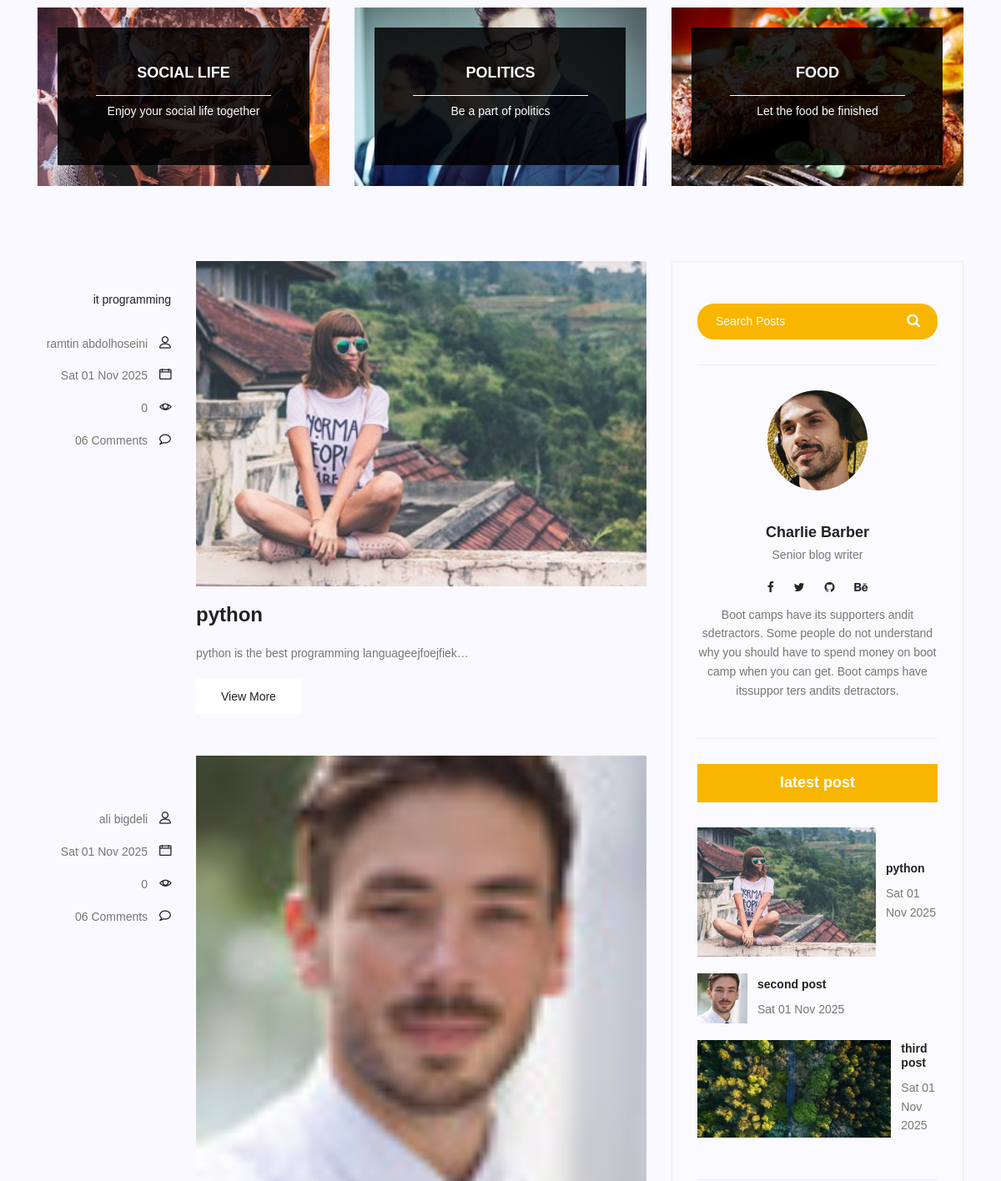
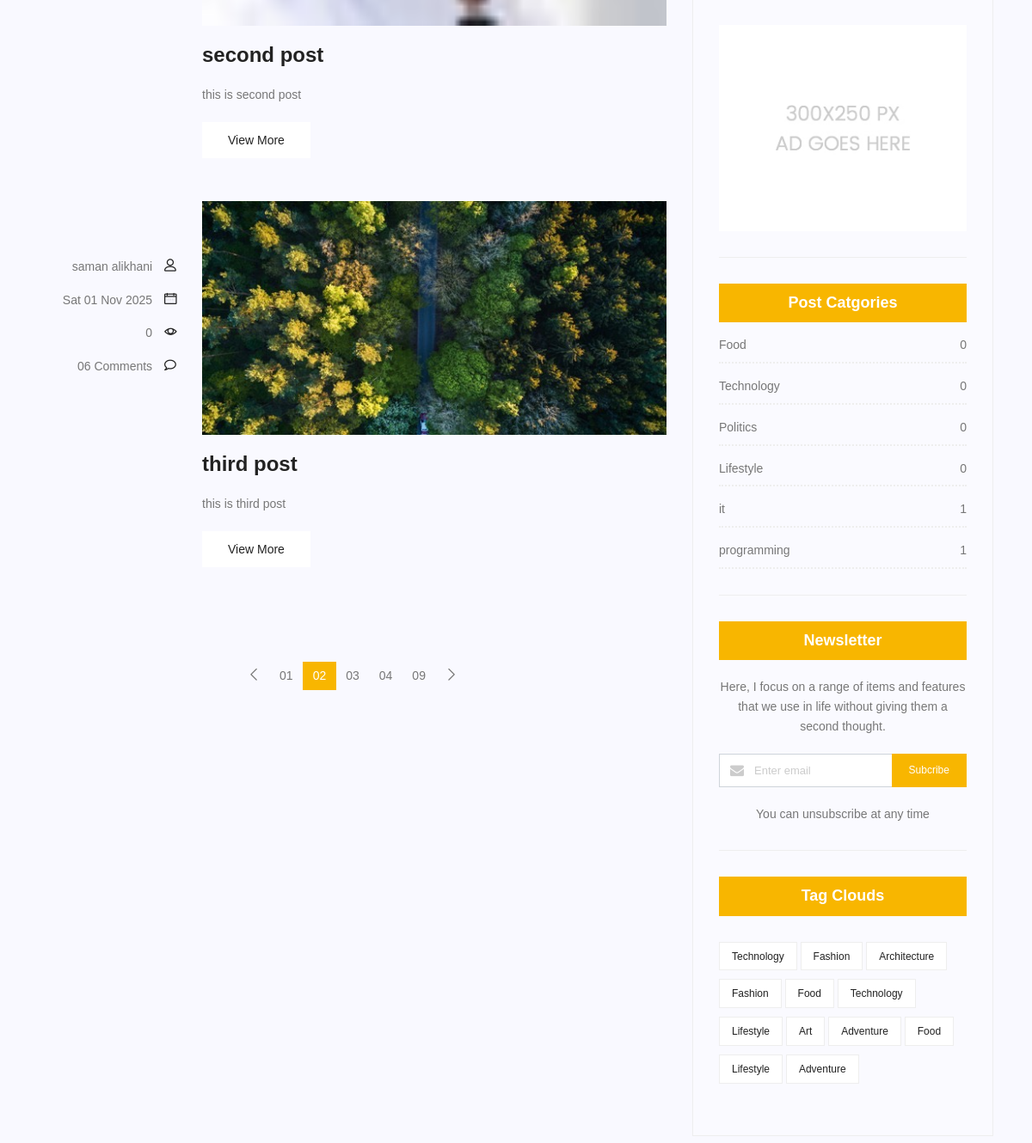
/blog/ (middle part), run on an earlier commit of the app's database (2 pictures, top to bottom).
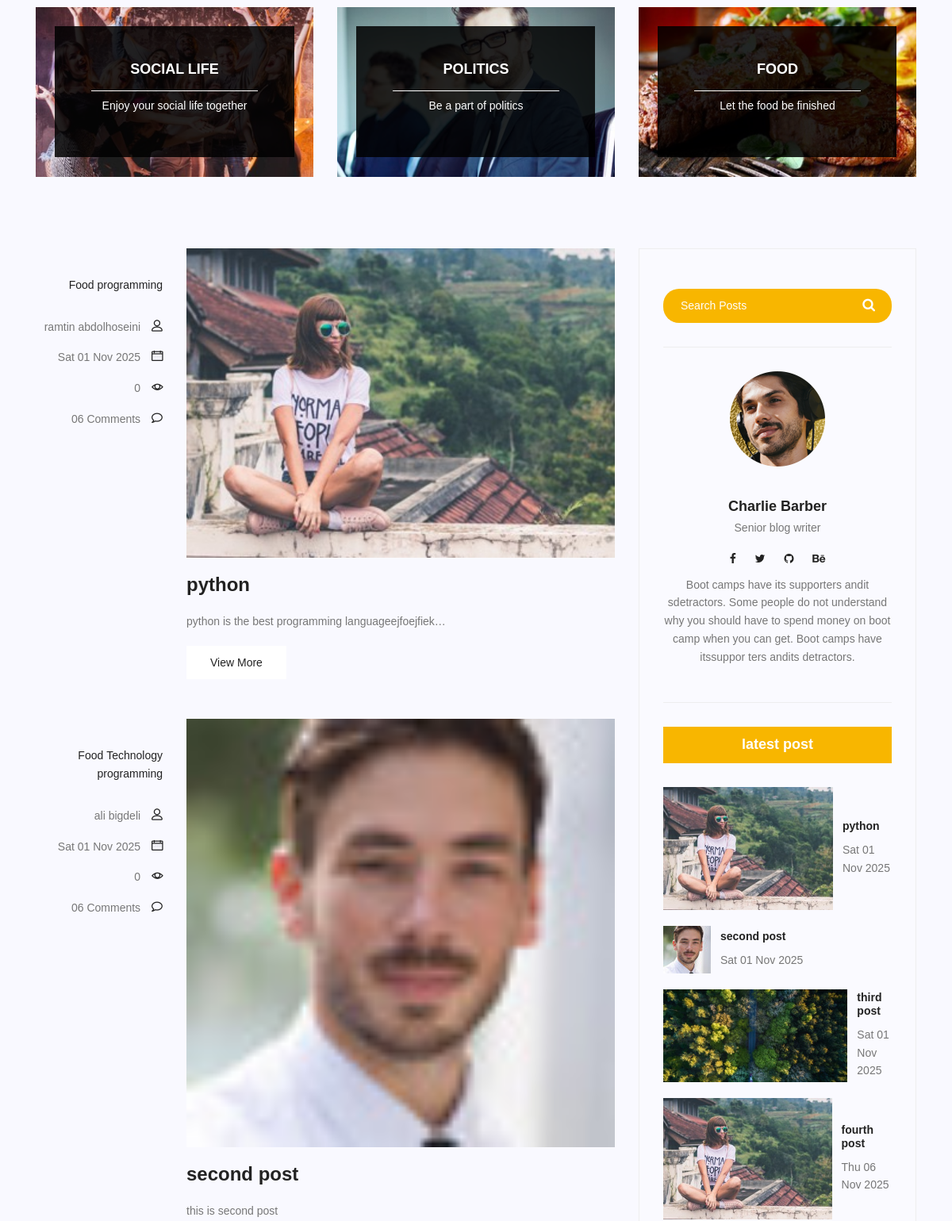
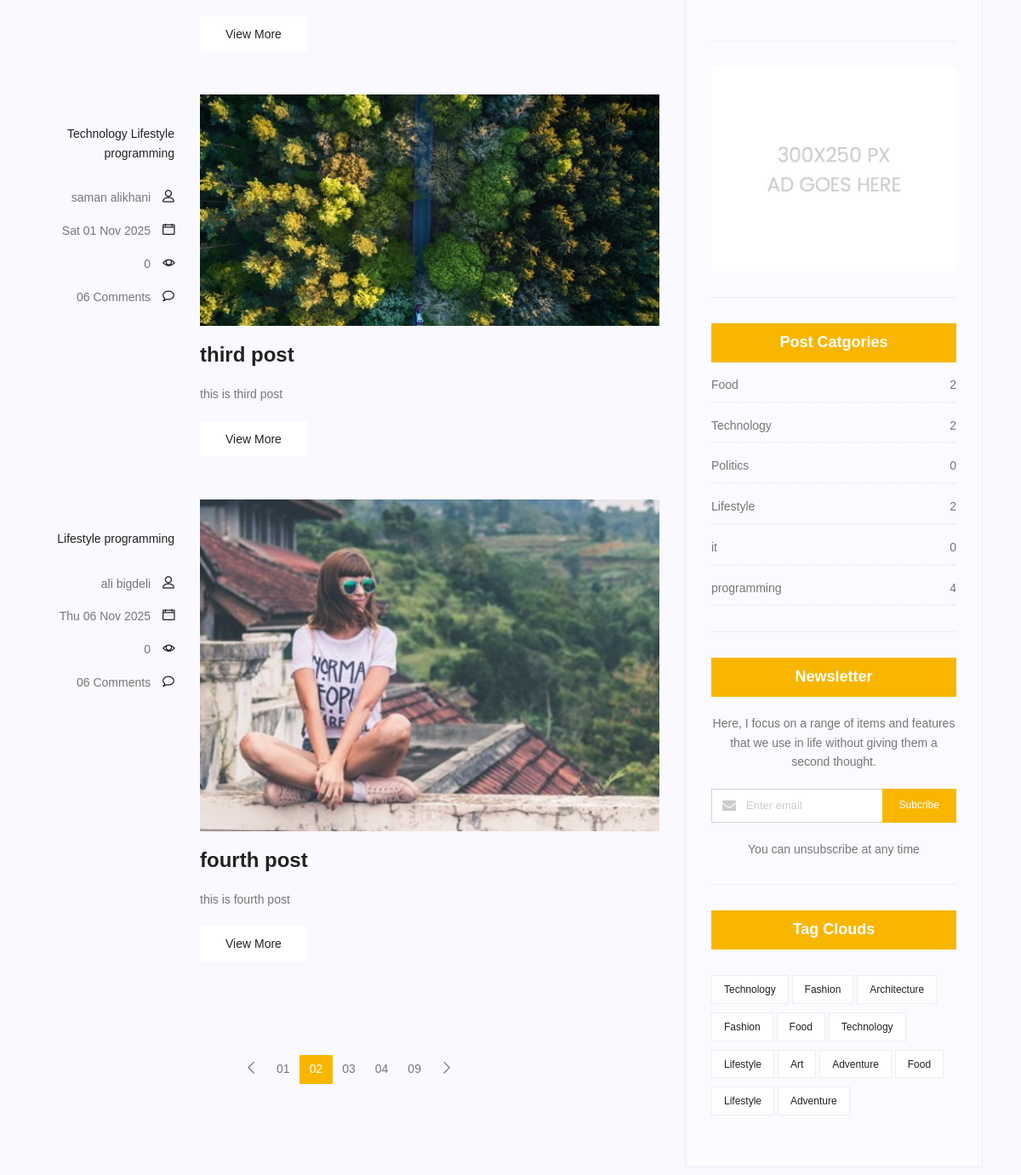
And on a later commit of the database (2 pictures, top to bottom).
### blog/models.py (models this page shows, shortened)
class Category(models.Model):
    name=models.CharField()
    def __str__(self):
        return self.name

class Post(models.Model):
    title=models.CharField()
    author=models.ForeignKey(User,on_delete=models.SET_NULL,null=True)
    image=models.ImageField(upload_to='blog',default='blog/default.jpg')
    content=models.TextField()
    published_date=models.DateTimeField(null=True)
    created_date=models.DateTimeField(auto_now_add=True)
    uploaded_date=models.DateTimeField(auto_now=True)
    status=models.BooleanField()
    category=models.ManyToManyField(Category)
    counted_view=models.IntegerField(default=0)
    class Meta():
        ordering=['created_date']

### blog/views.py (the view)
# urls.py: path('',blog_home,name='blog-home'),
def blog_home(request,name=None):
    if name!=None:
        posts=Post.objects.filter(status=1)
        posts=posts.filter(category__name=name)
    else:
        posts=Post.objects.filter(status=1)
    context={'posts':posts}
    return render(request,'blog/blog-home.html',context)

### blog/templatetags/blog_tags.py (called while the page is built)
@register.inclusion_tag('blog/popular-post.html')
def latestpost():
    posts=Post.objects.filter(status=1).order_by('published_date')[:4]
    return {'posts':posts}

@register.inclusion_tag('blog/post-category.html')
def category():
    cat={}
    categorys=Category.objects.all()
    posts=Post.objects.filter(status=1)
    for name in categorys:
        cat[name]=posts.filter(category=name).count()
    return {'catis':cat}

### template/blog/blog-home.html (shortened to what this page needs)
{% extends 'base.html' %}
{% load static %}
{% load blog_tags %}
{% block content %}
<section class="top-category-widget-area pt-90 pb-90 ">
	<div class="container">
		<div class="row">
			<div class="col-lg-4">
				<div class="single-cat-widget">
					<div class="content relative">
						<div class="overlay overlay-bg"></div>
						<a href="#" target="_blank">
							<div class="thumb">
								<img class="content-image img-fluid d-block mx-auto"
									src="{% static 'img/blog/cat-widget1.jpg' %}" alt="">
							</div>
							<div class="content-details">
								<h4 class="content-title mx-auto text-uppercase">Social life</h4>
								<span></span>
								<p>Enjoy your social life together</p>
							</div>
						</a>
					</div>
				</div>
			</div>
			<div class="col-lg-4">
				<div class="single-cat-widget">
					<div class="content relative">
						<div class="overlay overlay-bg"></div>
						<a href="#" target="_blank">
							<div class="thumb">
								<img class="content-image img-fluid d-block mx-auto"
									src="{% static 'img/blog/cat-widget2.jpg' %}" alt="">
							</div>
							<div class="content-details">
								<h4 class="content-title mx-auto text-uppercase">Politics</h4>
								<span></span>
								<p>Be a part of politics</p>
							</div>
						</a>
					</div>
				</div>
			</div>
			<div class="col-lg-4">
				<div class="single-cat-widget">
					<div class="content relative">
						<div class="overlay overlay-bg"></div>
						<a href="#" target="_blank">
							<div class="thumb">
								<img class="content-image img-fluid d-block mx-auto"
									src="{% static 'img/blog/cat-widget3.jpg' %}" alt="">
							</div>
							<div class="content-details">
								<h4 class="content-title mx-auto text-uppercase">Food</h4>
								<span></span>
								<p>Let the food be finished</p>
							</div>
						</a>
					</div>
				</div>
			</div>
		</div>
	</div>
</section>
<section class="post-content-area">
	<div class="container">
		<div class="row">
			<div class="col-lg-8 posts-list">
				{% for post in posts %}
				<div class="single-post row">
					<div class="col-lg-3  col-md-3 meta-details">
						<ul class="tags">
							{% for cat in post.category.all %}
							<li><a href="{% url 'blog:category' name=cat.name %}"> {{cat.name}} </a></li>
							{% endfor %}
						</ul>
						<div class="user-details row">
							<p class="user-name col-lg-12 col-md-12 col-6"><a href="{% url 'blog:author' author=post.author %}"> {{post.author.get_full_name}} </a> <span
									class="lnr lnr-user"></span></p>
							<p class="date col-lg-12 col-md-12 col-6"><a href="#"> {{post.published_date|date:'D d M Y'}} </a> <span
									class="lnr lnr-calendar-full"></span></p>
							<p class="view col-lg-12 col-md-12 col-6"><a href="#"> {{post.counted_view}} </a> <span
									class="lnr lnr-eye"></span></p>
							<p class="comments col-lg-12 col-md-12 col-6"><a href="#">06 Comments</a> <span
									class="lnr lnr-bubble"></span></p>
						</div>
					</div>
					<div class="col-lg-9 col-md-9 ">
						<div class="feature-img">
							<img class="img-fluid" src={{post.image.url}} alt="">
						</div>
						<a class="posts-title" href="{% url 'blog:blog-single' pid=post.id  %}">
							<h3> {{post.title}} </h3>
						</a>
						<p class="excert">
							{{post.content|truncatechars:50}}
						</p>
						<a href="{% url 'blog:blog-single' pid=post.id %}" class="primary-btn">View More</a>
					</div>
				</div>
				{% endfor %}
				<nav class="blog-pagination justify-content-center d-flex">
					<ul class="pagination">
						<li class="page-item">
							<a href="#" class="page-link" aria-label="Previous">
								<span aria-hidden="true">
									<span class="lnr lnr-chevron-left"></span>
								</span>
							</a>
						</li>
						<li class="page-item"><a href="#" class="page-link">01</a></li>
						<li class="page-item active"><a href="#" class="page-link">02</a></li>
						<li class="page-item"><a href="#" class="page-link">03</a></li>
						<li class="page-item"><a href="#" class="page-link">04</a></li>
						<li class="page-item"><a href="#" class="page-link">09</a></li>
						<li class="page-item">
							<a href="#" class="page-link" aria-label="Next">
								<span aria-hidden="true">
									<span class="lnr lnr-chevron-right"></span>
								</span>
							</a>
						</li>
					</ul>
				</nav>
			</div>
			<div class="col-lg-4 sidebar-widgets">
				<div class="widget-wrap">
					{% include 'blog/search.html' %}
					{% include 'blog/user-info.html' %}
					{% latestpost %}
					{% include 'blog/ad.html' %}
					{% category %}
					{% include 'blog/news-letter.html' %}
					{% include 'blog/tag-clouds.html' %}
				</div>
			</div>
		</div>
	</div>
</section>
{% endblock %}

### template/base.html (shortened to what this page needs)
{% load static %}
<!DOCTYPE html>
<html lang="zxx" class="no-js">
<head>
    <link rel="stylesheet" href="{% static 'css/linearicons.css' %}">
    <link rel="stylesheet" href="{% static 'css/font-awesome.min.css' %}">
    <link rel="stylesheet" href="{% static 'css/bootstrap.css' %}">
    <link rel="stylesheet" href="{% static 'css/magnific-popup.css' %}">
    <link rel="stylesheet" href="{% static 'css/jquery-ui.css' %}">
    <link rel="stylesheet" href="{% static 'css/nice-select.css' %}">
    <link rel="stylesheet" href="{% static 'css/animate.min.css' %}">
    <link rel="stylesheet" href="{% static 'css/owl.carousel.css' %}">
    <link rel="stylesheet" href="{% static 'css/main.css' %}">
</head>
<body>
    {% block content %}
    {% endblock %}
</body>
</html>

### template/blog/search.html
{% load static %}
<div class="single-sidebar-widget search-widget">
    <form class="search-form" action="#">
        <input placeholder="Search Posts" name="search" type="text" onfocus="this.placeholder = ''"
            onblur="this.placeholder = 'Search Posts'">
        <button type="submit"><i class="fa fa-search"></i></button>
    </form>
</div>

### template/blog/user-info.html
{% load static %}
<div class="single-sidebar-widget user-info-widget">
    <img src="{% static 'img/blog/user-info.png' %}" alt="">
    <a href="#">
        <h4>Charlie Barber</h4>
    </a>
    <p>
        Senior blog writer
    </p>
    <ul class="social-links">
        <li><a href="#"><i class="fa fa-facebook"></i></a></li>
        <li><a href="#"><i class="fa fa-twitter"></i></a></li>
        <li><a href="#"><i class="fa fa-github"></i></a></li>
        <li><a href="#"><i class="fa fa-behance"></i></a></li>
    </ul>
    <p>
        Boot camps have its supporters andit sdetractors. Some people do not understand why you
        should have to spend money on boot camp when you can get. Boot camps have itssuppor ters
        andits detractors.
    </p>
</div>

### template/blog/popular-post.html
{% load static %}
{% load blog_tags %}
<div class="single-sidebar-widget popular-post-widget">
    <h4 class="popular-title">latest post</h4>
    <div class="popular-post-list">
        {% for post in posts %}
        <div class="single-post-list d-flex flex-row align-items-center">
            <div class="thumb">
                <img class="img-fluid" src=" {{post.image.url}} " alt="">
            </div>
            <div class="details">
                <a href="{% url 'blog:blog-single' pid=post.id %}">
                    <h6> {{post.title}} </h6>
                </a>
                <p> {{post.published_date|date:'D d M Y'}} </p>
            </div>
        </div>
        {% endfor %}
    </div>
</div>

### template/blog/ad.html
{% load static %}
<div class="single-sidebar-widget ads-widget">
    <a href="#"><img class="img-fluid" src="{% static 'img/blog/ads-banner.jpg' %}" alt=""></a>
</div>

### template/blog/post-category.html
{% load static %}
{% load blog_tags %}
<div class="single-sidebar-widget post-category-widget">
    <h4 class="category-title">Post Catgories</h4>
    <ul class="cat-list">
        {% for name,count in catis.items %}
        <li>
            <a href="{% url 'blog:category' name=name  %}" class="d-flex justify-content-between">
                <p> {{name}} </p>
                <p> {{count}} </p>
            </a>
        </li>
        {% endfor %}
    </ul>
</div>

### template/blog/news-letter.html
{% load static %}
<div class="single-sidebar-widget newsletter-widget">
    <h4 class="newsletter-title">Newsletter</h4>
    <p>
        Here, I focus on a range of items and features that we use in life without
        giving them a second thought.
    </p>
    <div class="form-group d-flex flex-row">
        <div class="col-autos">
            <div class="input-group">
                <div class="input-group-prepend">
                    <div class="input-group-text"><i class="fa fa-envelope" aria-hidden="true"></i>
                    </div>
                </div>
                <input type="text" class="form-control" id="inlineFormInputGroup" placeholder="Enter email"
                    onfocus="this.placeholder = ''" onblur="this.placeholder = 'Enter email'">
            </div>
        </div>
        <a href="#" class="bbtns">Subcribe</a>
    </div>
    <p class="text-bottom">
        You can unsubscribe at any time
    </p>
</div>

### template/blog/tag-clouds.html
{% load static %}
<div class="single-sidebar-widget tag-cloud-widget">
    <h4 class="tagcloud-title">Tag Clouds</h4>
    <ul>
        <li><a href="#">Technology</a></li>
        <li><a href="#">Fashion</a></li>
        <li><a href="#">Architecture</a></li>
        <li><a href="#">Fashion</a></li>
        <li><a href="#">Food</a></li>
        <li><a href="#">Technology</a></li>
        <li><a href="#">Lifestyle</a></li>
        <li><a href="#">Art</a></li>
        <li><a href="#">Adventure</a></li>
        <li><a href="#">Food</a></li>
        <li><a href="#">Lifestyle</a></li>
        <li><a href="#">Adventure</a></li>
    </ul>
</div>

What changed in the data, as far as the page shows it:
changed Post "python": gains Category (name "Food", count "2"); loses Category (name "it", count "1")
computed for Category "Food": count "0" → "2"
computed for Category "programming": count "1" → "4"
changed Post "second post": gains Category (name "Food", count "2"); gains Category (name "Technology", id "2"); gains Category (name "programming", count "4")
computed for Category "Technology": id "0" → "2"
changed Post "third post": gains Category (name "Technology", id "2"); gains Category (name "Lifestyle", count "2"); gains Category (name "programming", count "4")
computed for Category "Lifestyle": count "0" → "2"
added Post: author.get_full_name "ali bigdeli", published_date "Thu 06 Nov 2025", counted_view "0", image (picture), title "fourth post", content "this is fourth post", Category (name "Lifestyle"), Category (name "programming")
computed for Category "it": count "1" → "0"
